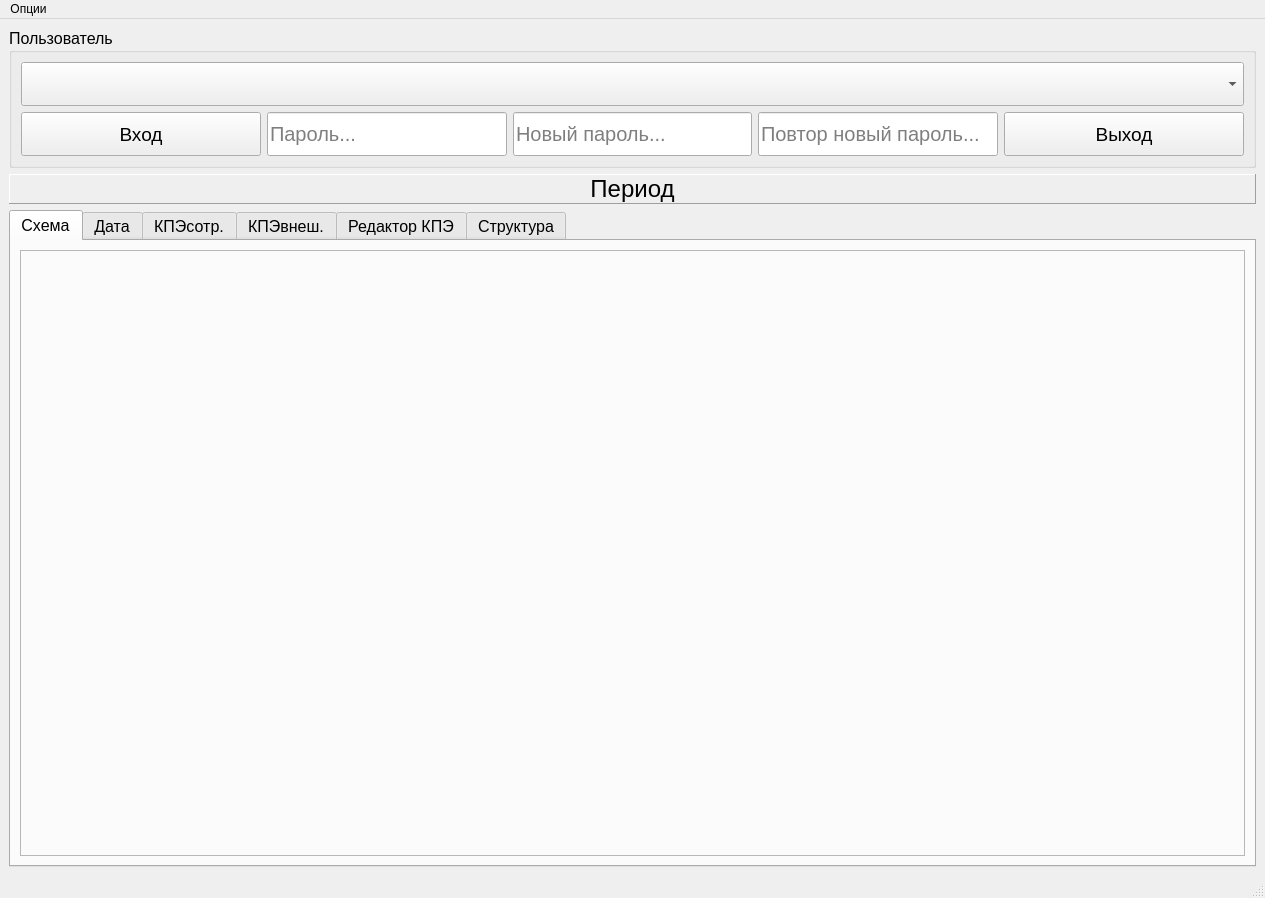
<?xml version="1.0" encoding="UTF-8"?>
<ui version="4.0">
 <class>MainWindow</class>
 <widget class="QMainWindow" name="MainWindow">
  <property name="geometry">
   <rect>
    <x>0</x>
    <y>0</y>
    <width>1265</width>
    <height>898</height>
   </rect>
  </property>
  <property name="windowTitle">
   <string>MainWindow</string>
  </property>
  <widget class="QWidget" name="centralwidget">
   <layout class="QVBoxLayout" name="verticalLayout_5">
    <item>
     <widget class="QGroupBox" name="groupBox">
      <property name="sizePolicy">
       <sizepolicy hsizetype="Expanding" vsizetype="Preferred">
        <horstretch>0</horstretch>
        <verstretch>0</verstretch>
       </sizepolicy>
      </property>
      <property name="minimumSize">
       <size>
        <width>0</width>
        <height>137</height>
       </size>
      </property>
      <property name="font">
       <font>
        <pointsize>12</pointsize>
       </font>
      </property>
      <property name="title">
       <string>Пользователь</string>
      </property>
      <layout class="QVBoxLayout" name="verticalLayout_8">
       <item>
        <layout class="QVBoxLayout" name="verticalLayout">
         <item>
          <widget class="QComboBox" name="cmb_empl">
           <property name="sizePolicy">
            <sizepolicy hsizetype="Expanding" vsizetype="Fixed">
             <horstretch>0</horstretch>
             <verstretch>0</verstretch>
            </sizepolicy>
           </property>
           <property name="minimumSize">
            <size>
             <width>0</width>
             <height>44</height>
            </size>
           </property>
           <property name="maximumSize">
            <size>
             <width>16777215</width>
             <height>44</height>
            </size>
           </property>
           <property name="font">
            <font>
             <pointsize>16</pointsize>
            </font>
           </property>
           <property name="autoFillBackground">
            <bool>true</bool>
           </property>
          </widget>
         </item>
         <item>
          <layout class="QHBoxLayout" name="horizontalLayout">
           <item>
            <widget class="QPushButton" name="btn_login">
             <property name="sizePolicy">
              <sizepolicy hsizetype="Expanding" vsizetype="Fixed">
               <horstretch>0</horstretch>
               <verstretch>0</verstretch>
              </sizepolicy>
             </property>
             <property name="minimumSize">
              <size>
               <width>0</width>
               <height>44</height>
              </size>
             </property>
             <property name="maximumSize">
              <size>
               <width>16777215</width>
               <height>44</height>
              </size>
             </property>
             <property name="font">
              <font>
               <pointsize>14</pointsize>
              </font>
             </property>
             <property name="text">
              <string>Вход</string>
             </property>
            </widget>
           </item>
           <item>
            <widget class="QLineEdit" name="le_parol">
             <property name="sizePolicy">
              <sizepolicy hsizetype="Expanding" vsizetype="Fixed">
               <horstretch>0</horstretch>
               <verstretch>0</verstretch>
              </sizepolicy>
             </property>
             <property name="minimumSize">
              <size>
               <width>0</width>
               <height>44</height>
              </size>
             </property>
             <property name="maximumSize">
              <size>
               <width>16777215</width>
               <height>44</height>
              </size>
             </property>
             <property name="font">
              <font>
               <pointsize>15</pointsize>
              </font>
             </property>
             <property name="toolTip">
              <string>Для логина и смены пароля</string>
             </property>
             <property name="statusTip">
              <string/>
             </property>
             <property name="whatsThis">
              <string/>
             </property>
             <property name="inputMask">
              <string/>
             </property>
             <property name="text">
              <string/>
             </property>
             <property name="maxLength">
              <number>22</number>
             </property>
             <property name="echoMode">
              <enum>QLineEdit::Password</enum>
             </property>
             <property name="placeholderText">
              <string>Пароль...</string>
             </property>
            </widget>
           </item>
           <item>
            <widget class="QLineEdit" name="le_3_nParol">
             <property name="sizePolicy">
              <sizepolicy hsizetype="Expanding" vsizetype="Fixed">
               <horstretch>0</horstretch>
               <verstretch>0</verstretch>
              </sizepolicy>
             </property>
             <property name="minimumSize">
              <size>
               <width>0</width>
               <height>44</height>
              </size>
             </property>
             <property name="maximumSize">
              <size>
               <width>16777215</width>
               <height>44</height>
              </size>
             </property>
             <property name="font">
              <font>
               <pointsize>15</pointsize>
              </font>
             </property>
             <property name="toolTip">
              <string>Для логина и смены пароля</string>
             </property>
             <property name="statusTip">
              <string/>
             </property>
             <property name="whatsThis">
              <string/>
             </property>
             <property name="inputMask">
              <string/>
             </property>
             <property name="text">
              <string/>
             </property>
             <property name="maxLength">
              <number>22</number>
             </property>
             <property name="echoMode">
              <enum>QLineEdit::Password</enum>
             </property>
             <property name="placeholderText">
              <string>Новый пароль...</string>
             </property>
            </widget>
           </item>
           <item>
            <widget class="QLineEdit" name="le_3_nParol_2">
             <property name="sizePolicy">
              <sizepolicy hsizetype="Expanding" vsizetype="Fixed">
               <horstretch>0</horstretch>
               <verstretch>0</verstretch>
              </sizepolicy>
             </property>
             <property name="minimumSize">
              <size>
               <width>0</width>
               <height>44</height>
              </size>
             </property>
             <property name="maximumSize">
              <size>
               <width>16777215</width>
               <height>44</height>
              </size>
             </property>
             <property name="font">
              <font>
               <pointsize>15</pointsize>
              </font>
             </property>
             <property name="toolTip">
              <string>Для логина и смены пароля</string>
             </property>
             <property name="statusTip">
              <string/>
             </property>
             <property name="whatsThis">
              <string/>
             </property>
             <property name="inputMask">
              <string/>
             </property>
             <property name="text">
              <string/>
             </property>
             <property name="maxLength">
              <number>22</number>
             </property>
             <property name="echoMode">
              <enum>QLineEdit::Password</enum>
             </property>
             <property name="placeholderText">
              <string>Повтор новый пароль...</string>
             </property>
            </widget>
           </item>
           <item>
            <widget class="QPushButton" name="btn_logout">
             <property name="sizePolicy">
              <sizepolicy hsizetype="Expanding" vsizetype="Fixed">
               <horstretch>0</horstretch>
               <verstretch>0</verstretch>
              </sizepolicy>
             </property>
             <property name="minimumSize">
              <size>
               <width>122</width>
               <height>44</height>
              </size>
             </property>
             <property name="maximumSize">
              <size>
               <width>16777215</width>
               <height>44</height>
              </size>
             </property>
             <property name="font">
              <font>
               <pointsize>14</pointsize>
              </font>
             </property>
             <property name="text">
              <string>Выход</string>
             </property>
            </widget>
           </item>
          </layout>
         </item>
        </layout>
       </item>
      </layout>
     </widget>
    </item>
    <item>
     <widget class="QLabel" name="l_period">
      <property name="font">
       <font>
        <pointsize>18</pointsize>
       </font>
      </property>
      <property name="frameShape">
       <enum>QFrame::Panel</enum>
      </property>
      <property name="frameShadow">
       <enum>QFrame::Raised</enum>
      </property>
      <property name="text">
       <string>Период</string>
      </property>
      <property name="alignment">
       <set>Qt::AlignCenter</set>
      </property>
     </widget>
    </item>
    <item>
     <widget class="QTabWidget" name="tabWidget">
      <property name="font">
       <font>
        <pointsize>12</pointsize>
       </font>
      </property>
      <property name="currentIndex">
       <number>0</number>
      </property>
      <widget class="QWidget" name="tab_4">
       <attribute name="title">
        <string>Схема</string>
       </attribute>
       <layout class="QHBoxLayout" name="horizontalLayout_4">
        <item>
         <widget class="QLabel" name="l_img">
          <property name="frameShape">
           <enum>QFrame::StyledPanel</enum>
          </property>
          <property name="frameShadow">
           <enum>QFrame::Raised</enum>
          </property>
          <property name="text">
           <string/>
          </property>
          <property name="alignment">
           <set>Qt::AlignCenter</set>
          </property>
         </widget>
        </item>
       </layout>
      </widget>
      <widget class="QWidget" name="tab_3">
       <attribute name="title">
        <string>Дата</string>
       </attribute>
       <layout class="QVBoxLayout" name="verticalLayout_3">
        <item>
         <widget class="QCalendarWidget" name="clnd">
          <property name="font">
           <font>
            <pointsize>16</pointsize>
           </font>
          </property>
          <property name="minimumDate">
           <date>
            <year>2020</year>
            <month>1</month>
            <day>14</day>
           </date>
          </property>
          <property name="gridVisible">
           <bool>true</bool>
          </property>
          <property name="horizontalHeaderFormat">
           <enum>QCalendarWidget::LongDayNames</enum>
          </property>
          <property name="navigationBarVisible">
           <bool>true</bool>
          </property>
          <property name="dateEditEnabled">
           <bool>true</bool>
          </property>
         </widget>
        </item>
        <item>
         <widget class="QGroupBox" name="groupBox_2">
          <property name="font">
           <font>
            <pointsize>14</pointsize>
           </font>
          </property>
          <property name="title">
           <string>Показатели</string>
          </property>
          <layout class="QHBoxLayout" name="horizontalLayout_7">
           <item>
            <layout class="QVBoxLayout" name="verticalLayout_2">
             <item>
              <layout class="QHBoxLayout" name="horizontalLayout_2">
               <item>
                <widget class="QLabel" name="l">
                 <property name="maximumSize">
                  <size>
                   <width>222</width>
                   <height>16777215</height>
                  </size>
                 </property>
                 <property name="text">
                  <string>КПЭотд.:</string>
                 </property>
                </widget>
               </item>
               <item>
                <widget class="QLabel" name="l_kpi_otd">
                 <property name="text">
                  <string>КПЭотд.</string>
                 </property>
                </widget>
               </item>
              </layout>
             </item>
             <item>
              <layout class="QHBoxLayout" name="horizontalLayout_3">
               <item>
                <widget class="QLabel" name="l_3">
                 <property name="maximumSize">
                  <size>
                   <width>222</width>
                   <height>16777215</height>
                  </size>
                 </property>
                 <property name="text">
                  <string>КПЭпроизводство:</string>
                 </property>
                </widget>
               </item>
               <item>
                <widget class="QLabel" name="l_kpi_pr">
                 <property name="text">
                  <string>КПЭотд.</string>
                 </property>
                </widget>
               </item>
              </layout>
             </item>
            </layout>
           </item>
           <item>
            <widget class="QPushButton" name="btn_export_pr">
             <property name="sizePolicy">
              <sizepolicy hsizetype="Expanding" vsizetype="Fixed">
               <horstretch>0</horstretch>
               <verstretch>0</verstretch>
              </sizepolicy>
             </property>
             <property name="minimumSize">
              <size>
               <width>0</width>
               <height>51</height>
              </size>
             </property>
             <property name="maximumSize">
              <size>
               <width>55</width>
               <height>55</height>
              </size>
             </property>
             <property name="font">
              <font>
               <family>MS Shell Dlg 2</family>
               <pointsize>14</pointsize>
              </font>
             </property>
             <property name="toolTip">
              <string>Экспорт</string>
             </property>
             <property name="text">
              <string/>
             </property>
             <property name="iconSize">
              <size>
               <width>32</width>
               <height>32</height>
              </size>
             </property>
            </widget>
           </item>
          </layout>
         </widget>
        </item>
       </layout>
      </widget>
      <widget class="QWidget" name="tab">
       <attribute name="title">
        <string>КПЭсотр.</string>
       </attribute>
       <layout class="QVBoxLayout" name="verticalLayout_10">
        <item>
         <widget class="QComboBox" name="cmb_rabotn">
          <property name="font">
           <font>
            <pointsize>16</pointsize>
           </font>
          </property>
         </widget>
        </item>
        <item>
         <widget class="QTableWidget" name="tbl_kpi_sotr">
          <property name="font">
           <font>
            <pointsize>14</pointsize>
           </font>
          </property>
         </widget>
        </item>
        <item>
         <layout class="QHBoxLayout" name="horizontalLayout_5">
          <item>
           <widget class="QPushButton" name="btn_save_sotr">
            <property name="sizePolicy">
             <sizepolicy hsizetype="Expanding" vsizetype="Fixed">
              <horstretch>0</horstretch>
              <verstretch>0</verstretch>
             </sizepolicy>
            </property>
            <property name="minimumSize">
             <size>
              <width>0</width>
              <height>51</height>
             </size>
            </property>
            <property name="font">
             <font>
              <pointsize>14</pointsize>
             </font>
            </property>
            <property name="toolTip">
             <string>Сохранить КПЭ</string>
            </property>
            <property name="text">
             <string/>
            </property>
            <property name="iconSize">
             <size>
              <width>32</width>
              <height>32</height>
             </size>
            </property>
           </widget>
          </item>
          <item>
           <widget class="QPushButton" name="btn_rasschet">
            <property name="sizePolicy">
             <sizepolicy hsizetype="Expanding" vsizetype="Fixed">
              <horstretch>0</horstretch>
              <verstretch>0</verstretch>
             </sizepolicy>
            </property>
            <property name="minimumSize">
             <size>
              <width>0</width>
              <height>51</height>
             </size>
            </property>
            <property name="maximumSize">
             <size>
              <width>2222</width>
              <height>55</height>
             </size>
            </property>
            <property name="font">
             <font>
              <family>MS Shell Dlg 2</family>
              <pointsize>14</pointsize>
             </font>
            </property>
            <property name="toolTip">
             <string>Рассчет КПЭ</string>
            </property>
            <property name="text">
             <string/>
            </property>
            <property name="iconSize">
             <size>
              <width>32</width>
              <height>32</height>
             </size>
            </property>
           </widget>
          </item>
          <item>
           <widget class="QPushButton" name="btn_export">
            <property name="sizePolicy">
             <sizepolicy hsizetype="Expanding" vsizetype="Fixed">
              <horstretch>0</horstretch>
              <verstretch>0</verstretch>
             </sizepolicy>
            </property>
            <property name="minimumSize">
             <size>
              <width>0</width>
              <height>51</height>
             </size>
            </property>
            <property name="maximumSize">
             <size>
              <width>55</width>
              <height>55</height>
             </size>
            </property>
            <property name="font">
             <font>
              <family>MS Shell Dlg 2</family>
              <pointsize>14</pointsize>
             </font>
            </property>
            <property name="toolTip">
             <string>Экспорт</string>
            </property>
            <property name="text">
             <string/>
            </property>
            <property name="iconSize">
             <size>
              <width>32</width>
              <height>32</height>
             </size>
            </property>
           </widget>
          </item>
          <item>
           <widget class="QLabel" name="l_raschet">
            <property name="minimumSize">
             <size>
              <width>121</width>
              <height>51</height>
             </size>
            </property>
            <property name="font">
             <font>
              <pointsize>14</pointsize>
             </font>
            </property>
            <property name="frameShape">
             <enum>QFrame::Panel</enum>
            </property>
            <property name="frameShadow">
             <enum>QFrame::Sunken</enum>
            </property>
            <property name="lineWidth">
             <number>1</number>
            </property>
            <property name="midLineWidth">
             <number>1</number>
            </property>
            <property name="text">
             <string/>
            </property>
           </widget>
          </item>
          <item>
           <widget class="QPushButton" name="btn_del_kpi_sotr">
            <property name="sizePolicy">
             <sizepolicy hsizetype="Expanding" vsizetype="Fixed">
              <horstretch>0</horstretch>
              <verstretch>0</verstretch>
             </sizepolicy>
            </property>
            <property name="minimumSize">
             <size>
              <width>0</width>
              <height>51</height>
             </size>
            </property>
            <property name="font">
             <font>
              <pointsize>14</pointsize>
             </font>
            </property>
            <property name="toolTip">
             <string>Удалить КПЭ сотрудника на выбранный период.</string>
            </property>
            <property name="text">
             <string/>
            </property>
            <property name="iconSize">
             <size>
              <width>32</width>
              <height>32</height>
             </size>
            </property>
           </widget>
          </item>
         </layout>
        </item>
       </layout>
      </widget>
      <widget class="QWidget" name="tab_2">
       <attribute name="title">
        <string>КПЭвнеш.</string>
       </attribute>
       <layout class="QVBoxLayout" name="verticalLayout_7">
        <item>
         <widget class="QLabel" name="l_tek_otd">
          <property name="font">
           <font>
            <pointsize>18</pointsize>
           </font>
          </property>
          <property name="frameShape">
           <enum>QFrame::Panel</enum>
          </property>
          <property name="frameShadow">
           <enum>QFrame::Raised</enum>
          </property>
          <property name="text">
           <string>Отдел</string>
          </property>
          <property name="alignment">
           <set>Qt::AlignCenter</set>
          </property>
         </widget>
        </item>
        <item>
         <widget class="QTableWidget" name="tbl_kpi_vnesh">
          <property name="font">
           <font>
            <pointsize>14</pointsize>
           </font>
          </property>
         </widget>
        </item>
        <item>
         <layout class="QHBoxLayout" name="horizontalLayout_6">
          <item>
           <widget class="QPushButton" name="btn_save_vn">
            <property name="sizePolicy">
             <sizepolicy hsizetype="Expanding" vsizetype="Fixed">
              <horstretch>0</horstretch>
              <verstretch>0</verstretch>
             </sizepolicy>
            </property>
            <property name="minimumSize">
             <size>
              <width>0</width>
              <height>51</height>
             </size>
            </property>
            <property name="font">
             <font>
              <pointsize>14</pointsize>
             </font>
            </property>
            <property name="toolTip">
             <string>Сохранить</string>
            </property>
            <property name="statusTip">
             <string/>
            </property>
            <property name="text">
             <string/>
            </property>
            <property name="iconSize">
             <size>
              <width>32</width>
              <height>32</height>
             </size>
            </property>
           </widget>
          </item>
          <item>
           <widget class="QPushButton" name="btn_load_vn">
            <property name="sizePolicy">
             <sizepolicy hsizetype="Expanding" vsizetype="Fixed">
              <horstretch>0</horstretch>
              <verstretch>0</verstretch>
             </sizepolicy>
            </property>
            <property name="minimumSize">
             <size>
              <width>0</width>
              <height>51</height>
             </size>
            </property>
            <property name="font">
             <font>
              <pointsize>14</pointsize>
             </font>
            </property>
            <property name="toolTip">
             <string>Загрузить</string>
            </property>
            <property name="statusTip">
             <string/>
            </property>
            <property name="text">
             <string/>
            </property>
            <property name="iconSize">
             <size>
              <width>32</width>
              <height>32</height>
             </size>
            </property>
           </widget>
          </item>
         </layout>
        </item>
       </layout>
      </widget>
      <widget class="QWidget" name="tab_5">
       <attribute name="title">
        <string>Редактор КПЭ</string>
       </attribute>
       <layout class="QVBoxLayout" name="verticalLayout_4">
        <item>
         <layout class="QHBoxLayout" name="horizontalLayout_9">
          <item>
           <widget class="QComboBox" name="cmb_dolgn_red">
            <property name="maximumSize">
             <size>
              <width>16777215</width>
              <height>31</height>
             </size>
            </property>
            <property name="font">
             <font>
              <pointsize>16</pointsize>
             </font>
            </property>
           </widget>
          </item>
          <item>
           <widget class="QPushButton" name="btn_utverg">
            <property name="sizePolicy">
             <sizepolicy hsizetype="Expanding" vsizetype="Fixed">
              <horstretch>0</horstretch>
              <verstretch>0</verstretch>
             </sizepolicy>
            </property>
            <property name="minimumSize">
             <size>
              <width>31</width>
              <height>31</height>
             </size>
            </property>
            <property name="maximumSize">
             <size>
              <width>31</width>
              <height>31</height>
             </size>
            </property>
            <property name="font">
             <font>
              <pointsize>14</pointsize>
             </font>
            </property>
            <property name="toolTip">
             <string>Удалить строку</string>
            </property>
            <property name="text">
             <string/>
            </property>
            <property name="iconSize">
             <size>
              <width>16</width>
              <height>16</height>
             </size>
            </property>
           </widget>
          </item>
         </layout>
        </item>
        <item>
         <widget class="QTableWidget" name="tbl_red_kpi">
          <property name="sizePolicy">
           <sizepolicy hsizetype="Expanding" vsizetype="Expanding">
            <horstretch>0</horstretch>
            <verstretch>0</verstretch>
           </sizepolicy>
          </property>
          <property name="font">
           <font>
            <pointsize>14</pointsize>
           </font>
          </property>
         </widget>
        </item>
        <item>
         <layout class="QHBoxLayout" name="horizontalLayout_8">
          <item>
           <widget class="QPushButton" name="btn_save_red_kpi">
            <property name="sizePolicy">
             <sizepolicy hsizetype="Expanding" vsizetype="Fixed">
              <horstretch>0</horstretch>
              <verstretch>0</verstretch>
             </sizepolicy>
            </property>
            <property name="minimumSize">
             <size>
              <width>0</width>
              <height>51</height>
             </size>
            </property>
            <property name="font">
             <font>
              <pointsize>14</pointsize>
             </font>
            </property>
            <property name="toolTip">
             <string>Сохранить</string>
            </property>
            <property name="text">
             <string/>
            </property>
            <property name="iconSize">
             <size>
              <width>32</width>
              <height>32</height>
             </size>
            </property>
           </widget>
          </item>
          <item>
           <widget class="QPushButton" name="btn_del_red_kpi">
            <property name="sizePolicy">
             <sizepolicy hsizetype="Expanding" vsizetype="Fixed">
              <horstretch>0</horstretch>
              <verstretch>0</verstretch>
             </sizepolicy>
            </property>
            <property name="minimumSize">
             <size>
              <width>0</width>
              <height>51</height>
             </size>
            </property>
            <property name="maximumSize">
             <size>
              <width>55</width>
              <height>55</height>
             </size>
            </property>
            <property name="font">
             <font>
              <pointsize>14</pointsize>
             </font>
            </property>
            <property name="toolTip">
             <string>Удалить</string>
            </property>
            <property name="text">
             <string/>
            </property>
            <property name="iconSize">
             <size>
              <width>32</width>
              <height>32</height>
             </size>
            </property>
           </widget>
          </item>
          <item>
           <widget class="QPushButton" name="btn_line_up">
            <property name="sizePolicy">
             <sizepolicy hsizetype="Expanding" vsizetype="Fixed">
              <horstretch>0</horstretch>
              <verstretch>0</verstretch>
             </sizepolicy>
            </property>
            <property name="minimumSize">
             <size>
              <width>0</width>
              <height>51</height>
             </size>
            </property>
            <property name="maximumSize">
             <size>
              <width>55</width>
              <height>55</height>
             </size>
            </property>
            <property name="font">
             <font>
              <family>Wingdings</family>
              <pointsize>14</pointsize>
             </font>
            </property>
            <property name="toolTip">
             <string>Поднять строку на уровень вверх</string>
            </property>
            <property name="text">
             <string/>
            </property>
            <property name="iconSize">
             <size>
              <width>32</width>
              <height>32</height>
             </size>
            </property>
           </widget>
          </item>
          <item>
           <widget class="QPushButton" name="btn_dell_line">
            <property name="sizePolicy">
             <sizepolicy hsizetype="Expanding" vsizetype="Fixed">
              <horstretch>0</horstretch>
              <verstretch>0</verstretch>
             </sizepolicy>
            </property>
            <property name="minimumSize">
             <size>
              <width>0</width>
              <height>51</height>
             </size>
            </property>
            <property name="maximumSize">
             <size>
              <width>55</width>
              <height>55</height>
             </size>
            </property>
            <property name="font">
             <font>
              <pointsize>14</pointsize>
             </font>
            </property>
            <property name="toolTip">
             <string>Удалить строку</string>
            </property>
            <property name="text">
             <string/>
            </property>
            <property name="iconSize">
             <size>
              <width>32</width>
              <height>32</height>
             </size>
            </property>
           </widget>
          </item>
         </layout>
        </item>
       </layout>
      </widget>
      <widget class="QWidget" name="tab_6">
       <attribute name="title">
        <string>Структура</string>
       </attribute>
       <layout class="QVBoxLayout" name="verticalLayout_12">
        <item>
         <widget class="QGroupBox" name="groupBox_3">
          <property name="title">
           <string>Подразделение</string>
          </property>
          <layout class="QVBoxLayout" name="verticalLayout_9">
           <item>
            <widget class="QTableWidget" name="tbl_struktura">
             <property name="sizePolicy">
              <sizepolicy hsizetype="Expanding" vsizetype="Expanding">
               <horstretch>0</horstretch>
               <verstretch>0</verstretch>
              </sizepolicy>
             </property>
             <property name="font">
              <font>
               <pointsize>14</pointsize>
              </font>
             </property>
            </widget>
           </item>
          </layout>
         </widget>
        </item>
        <item>
         <widget class="QGroupBox" name="groupBox_4">
          <property name="title">
           <string>Фильтр не оцениваемых сотрудников</string>
          </property>
          <layout class="QVBoxLayout" name="verticalLayout_11">
           <item>
            <widget class="QTableWidget" name="tbl_filtr">
             <property name="sizePolicy">
              <sizepolicy hsizetype="Expanding" vsizetype="Expanding">
               <horstretch>0</horstretch>
               <verstretch>0</verstretch>
              </sizepolicy>
             </property>
             <property name="font">
              <font>
               <pointsize>14</pointsize>
              </font>
             </property>
            </widget>
           </item>
          </layout>
         </widget>
        </item>
        <item>
         <widget class="QPushButton" name="btn_save_struktura">
          <property name="sizePolicy">
           <sizepolicy hsizetype="Expanding" vsizetype="Fixed">
            <horstretch>0</horstretch>
            <verstretch>0</verstretch>
           </sizepolicy>
          </property>
          <property name="minimumSize">
           <size>
            <width>0</width>
            <height>51</height>
           </size>
          </property>
          <property name="font">
           <font>
            <pointsize>14</pointsize>
           </font>
          </property>
          <property name="toolTip">
           <string>Сохранить</string>
          </property>
          <property name="text">
           <string/>
          </property>
          <property name="iconSize">
           <size>
            <width>32</width>
            <height>32</height>
           </size>
          </property>
         </widget>
        </item>
       </layout>
      </widget>
     </widget>
    </item>
   </layout>
  </widget>
  <widget class="QMenuBar" name="menubar">
   <property name="geometry">
    <rect>
     <x>0</x>
     <y>0</y>
     <width>1265</width>
     <height>21</height>
    </rect>
   </property>
   <widget class="QMenu" name="menu">
    <property name="title">
     <string>Опции</string>
    </property>
    <addaction name="action_new_user"/>
    <addaction name="action_chnge_pass"/>
   </widget>
   <addaction name="menu"/>
  </widget>
  <widget class="QStatusBar" name="statusbar"/>
  <action name="action_new_user">
   <property name="text">
    <string>Новый пользователь</string>
   </property>
  </action>
  <action name="action_chnge_pass">
   <property name="text">
    <string>Сменить пароль</string>
   </property>
  </action>
 </widget>
 <resources/>
 <connections/>
</ui>
